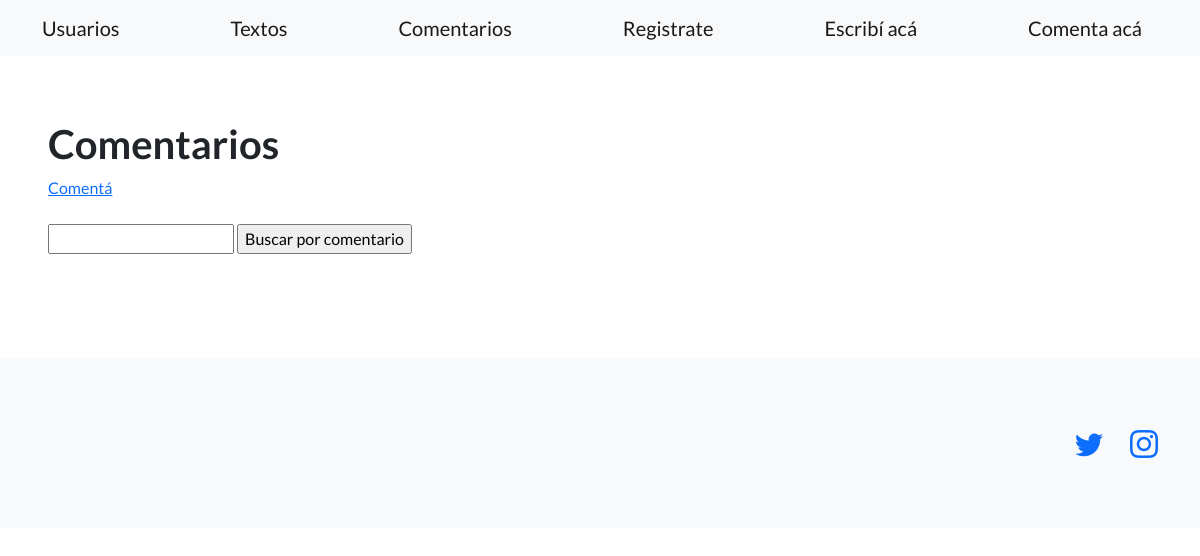
Before: /Common/comentarios/ with the older database file.
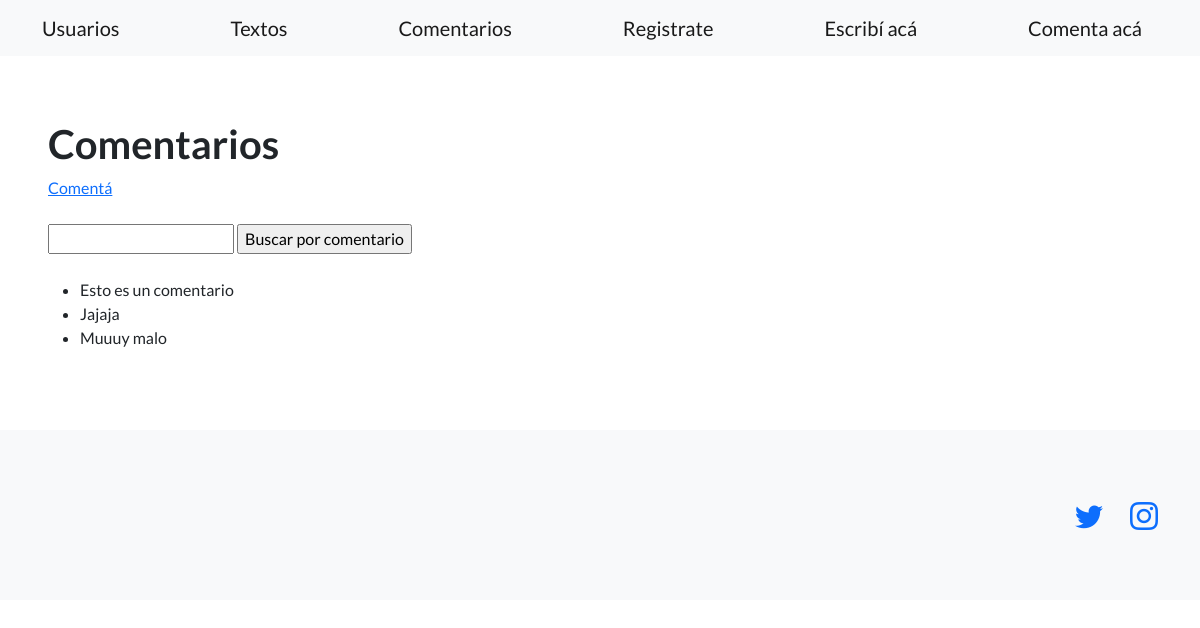
After: the same page with the newer database file.
### Common/models.py (models this page shows)
class Comentarios(models.Model):
    comentario = models.CharField(max_length=240)
    autor = models.ForeignKey(Usuarios, on_delete=models.CASCADE)
    texto = models.ForeignKey(Textos, on_delete=models.CASCADE)

### Common/views.py (the view)
# urls.py: path('comentarios/', views.listaComentarios, name='listaComentarios'),
def listaComentarios(request):
    contexto = {
        "comentarios": Comentarios.objects.all(),
    }
    http_response = render(
        request=request,
        template_name='Common/comentarios.html',
        context=contexto
    )
    return http_response

### Common/Templates/Common/comentarios.html (shortened to what this page needs)
{% extends "Common/Inicio.html" %}
{% load static %}
{% block contenido %}
<section>
    <div>
      <h1>Comentarios</h1>
      <a href="{% url "crearComentario" %}">Comentá</a>
      <br><br>
      <form action="{% url 'buscarComentario' %}" method="post">
        <input type="text" name="búsqueda">
        <input type="submit" value="Buscar por comentario">
      </form>
      <br>
      <ul>
      {% for comentario in comentarios %}
        <li>{{ comentario.comentario }}</li>
      {% endfor %}
      </ul>
    </div>
  </section>
{% endblock contenido %}

Changed rows visible on the page:
added Comentarios: comentario "Esto es un comentario"
added Comentarios: comentario "Jajaja"
added Comentarios: comentario "Muuuy malo"
